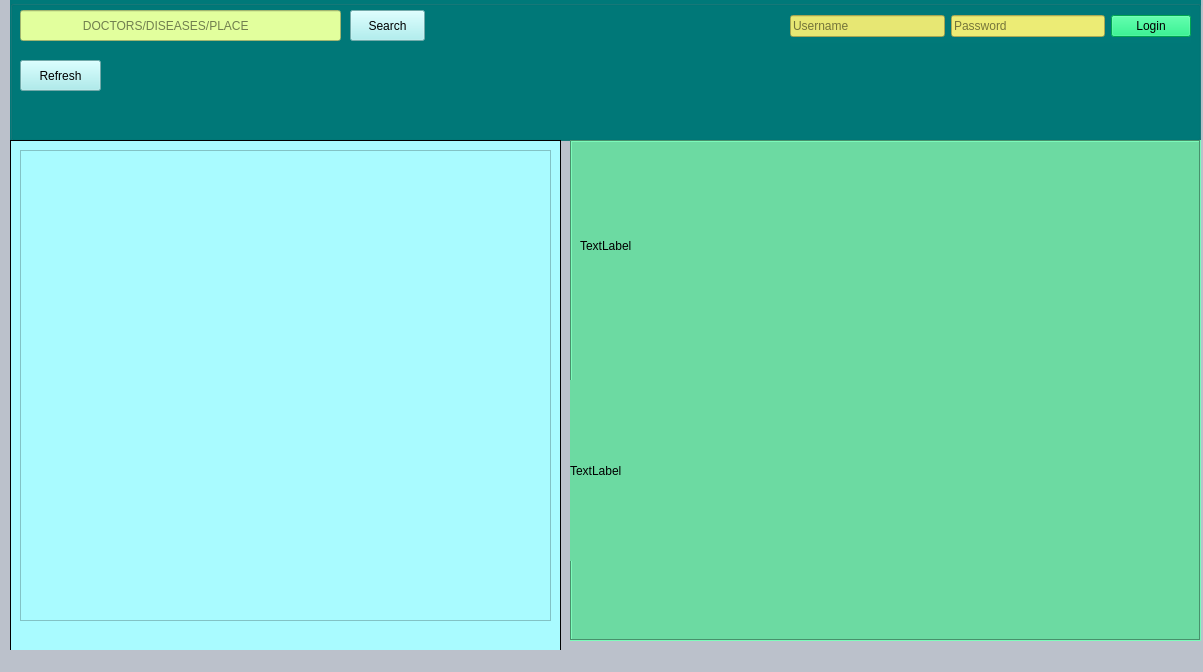
<?xml version="1.0" encoding="UTF-8"?>
<ui version="4.0">
 <class>login</class>
 <widget class="QMainWindow" name="login">
  <property name="geometry">
   <rect>
    <x>0</x>
    <y>0</y>
    <width>1203</width>
    <height>672</height>
   </rect>
  </property>
  <property name="windowTitle">
   <string>login</string>
  </property>
  <property name="styleSheet">
   <string notr="true">background-color: rgb(170, 170, 255);
background-color: rgb(187, 193, 203);</string>
  </property>
  <property name="tabShape">
   <enum>QTabWidget::Triangular</enum>
  </property>
  <widget class="QWidget" name="centralwidget">
   <widget class="QGroupBox" name="groupBox">
    <property name="geometry">
     <rect>
      <x>10</x>
      <y>0</y>
      <width>1191</width>
      <height>141</height>
     </rect>
    </property>
    <property name="styleSheet">
     <string notr="true">
background-color: rgb(0, 121, 121);</string>
    </property>
    <property name="title">
     <string/>
    </property>
    <widget class="QWidget" name="layoutWidget">
     <property name="geometry">
      <rect>
       <x>780</x>
       <y>10</y>
       <width>401</width>
       <height>33</height>
      </rect>
     </property>
     <layout class="QHBoxLayout" name="horizontalLayout_3">
      <item>
       <layout class="QHBoxLayout" name="horizontalLayout"/>
      </item>
      <item>
       <widget class="QLineEdit" name="lineEdit_U">
        <property name="styleSheet">
         <string notr="true">font: 75 10pt &quot;MS Shell Dlg 2&quot;;
font: 75 10pt &quot;MS Shell Dlg 2&quot;;
background-color: rgb(231, 231, 115);
font: 75 10pt &quot;MS Shell Dlg 2&quot;;
font: 75 10pt &quot;MS Sans Serif&quot;;</string>
        </property>
        <property name="placeholderText">
         <string>Username</string>
        </property>
       </widget>
      </item>
      <item>
       <widget class="QLineEdit" name="lineEdit_P">
        <property name="styleSheet">
         <string notr="true">background-color: rgb(0, 170, 255);
background-color: rgb(236, 236, 117);
font: 10pt &quot;MS Shell Dlg 2&quot;;</string>
        </property>
        <property name="echoMode">
         <enum>QLineEdit::Password</enum>
        </property>
        <property name="placeholderText">
         <string comment="Password">Password</string>
        </property>
       </widget>
      </item>
      <item>
       <layout class="QHBoxLayout" name="horizontalLayout_2"/>
      </item>
      <item>
       <widget class="QPushButton" name="pushButton">
        <property name="styleSheet">
         <string notr="true">background-color: rgb(0, 170, 255);
font: 75 10pt &quot;MS Shell Dlg 2&quot;;
background-color: rgb(0, 231, 112);
</string>
        </property>
        <property name="text">
         <string>Login</string>
        </property>
       </widget>
      </item>
     </layout>
    </widget>
    <widget class="QLineEdit" name="lineEdit">
     <property name="geometry">
      <rect>
       <x>10</x>
       <y>10</y>
       <width>321</width>
       <height>31</height>
      </rect>
     </property>
     <property name="toolTip">
      <string>&lt;html&gt;&lt;head/&gt;&lt;body&gt;&lt;p&gt;&lt;span style=&quot; font-size:10pt; font-weight:600;&quot;&gt;DOCTORS&lt;/span&gt;&lt;/p&gt;&lt;/body&gt;&lt;/html&gt;</string>
     </property>
     <property name="styleSheet">
      <string notr="true">background-color: rgb(249, 166, 0);
font: 75 10pt &quot;MS Shell Dlg 2&quot;;
background-color: rgb(226, 255, 157);</string>
     </property>
     <property name="dragEnabled">
      <bool>false</bool>
     </property>
     <property name="placeholderText">
      <string notr="true">                  DOCTORS/DISEASES/PLACE</string>
     </property>
    </widget>
    <widget class="QPushButton" name="pushButton_2">
     <property name="geometry">
      <rect>
       <x>340</x>
       <y>10</y>
       <width>75</width>
       <height>31</height>
      </rect>
     </property>
     <property name="styleSheet">
      <string notr="true">font: 75 12pt &quot;MS Shell Dlg 2&quot;;
background-color: rgb(159, 239, 239);
font: 75 14pt &quot;MS Shell Dlg 2&quot;;</string>
     </property>
     <property name="text">
      <string>Search</string>
     </property>
    </widget>
    <widget class="QPushButton" name="pushButton_3">
     <property name="geometry">
      <rect>
       <x>10</x>
       <y>60</y>
       <width>81</width>
       <height>31</height>
      </rect>
     </property>
     <property name="styleSheet">
      <string notr="true">background-color: rgb(157, 236, 236);
font: 75 14pt &quot;MS Shell Dlg 2&quot;;</string>
     </property>
     <property name="text">
      <string>Refresh</string>
     </property>
    </widget>
   </widget>
   <widget class="QFrame" name="frame">
    <property name="geometry">
     <rect>
      <x>10</x>
      <y>140</y>
      <width>551</width>
      <height>511</height>
     </rect>
    </property>
    <property name="styleSheet">
     <string notr="true">background-color: rgb(169, 251, 255);</string>
    </property>
    <property name="frameShape">
     <enum>QFrame::Box</enum>
    </property>
    <property name="frameShadow">
     <enum>QFrame::Plain</enum>
    </property>
    <widget class="QScrollArea" name="scrollArea">
     <property name="geometry">
      <rect>
       <x>10</x>
       <y>10</y>
       <width>531</width>
       <height>471</height>
      </rect>
     </property>
     <property name="sizePolicy">
      <sizepolicy hsizetype="Fixed" vsizetype="Expanding">
       <horstretch>0</horstretch>
       <verstretch>0</verstretch>
      </sizepolicy>
     </property>
     <property name="widgetResizable">
      <bool>true</bool>
     </property>
     <widget class="QWidget" name="scrollContents">
      <property name="geometry">
       <rect>
        <x>0</x>
        <y>0</y>
        <width>529</width>
        <height>469</height>
       </rect>
      </property>
     </widget>
    </widget>
   </widget>
   <widget class="QFrame" name="frame_2">
    <property name="geometry">
     <rect>
      <x>570</x>
      <y>140</y>
      <width>631</width>
      <height>501</height>
     </rect>
    </property>
    <property name="autoFillBackground">
     <bool>false</bool>
    </property>
    <property name="styleSheet">
     <string notr="true">-color: rgb(79, 238, 238);
background-color: rgb(108, 218, 162);</string>
    </property>
    <property name="frameShape">
     <enum>QFrame::Box</enum>
    </property>
    <property name="frameShadow">
     <enum>QFrame::Sunken</enum>
    </property>
    <widget class="QLabel" name="label">
     <property name="geometry">
      <rect>
       <x>10</x>
       <y>20</y>
       <width>601</width>
       <height>171</height>
      </rect>
     </property>
     <property name="styleSheet">
      <string notr="true"/>
     </property>
     <property name="text">
      <string>TextLabel</string>
     </property>
    </widget>
    <widget class="QLabel" name="label_2">
     <property name="geometry">
      <rect>
       <x>0</x>
       <y>240</y>
       <width>611</width>
       <height>181</height>
      </rect>
     </property>
     <property name="text">
      <string>TextLabel</string>
     </property>
    </widget>
   </widget>
  </widget>
  <widget class="QMenuBar" name="menubar">
   <property name="geometry">
    <rect>
     <x>0</x>
     <y>0</y>
     <width>1203</width>
     <height>21</height>
    </rect>
   </property>
  </widget>
  <widget class="QStatusBar" name="statusbar"/>
 </widget>
 <resources/>
 <connections/>
</ui>
